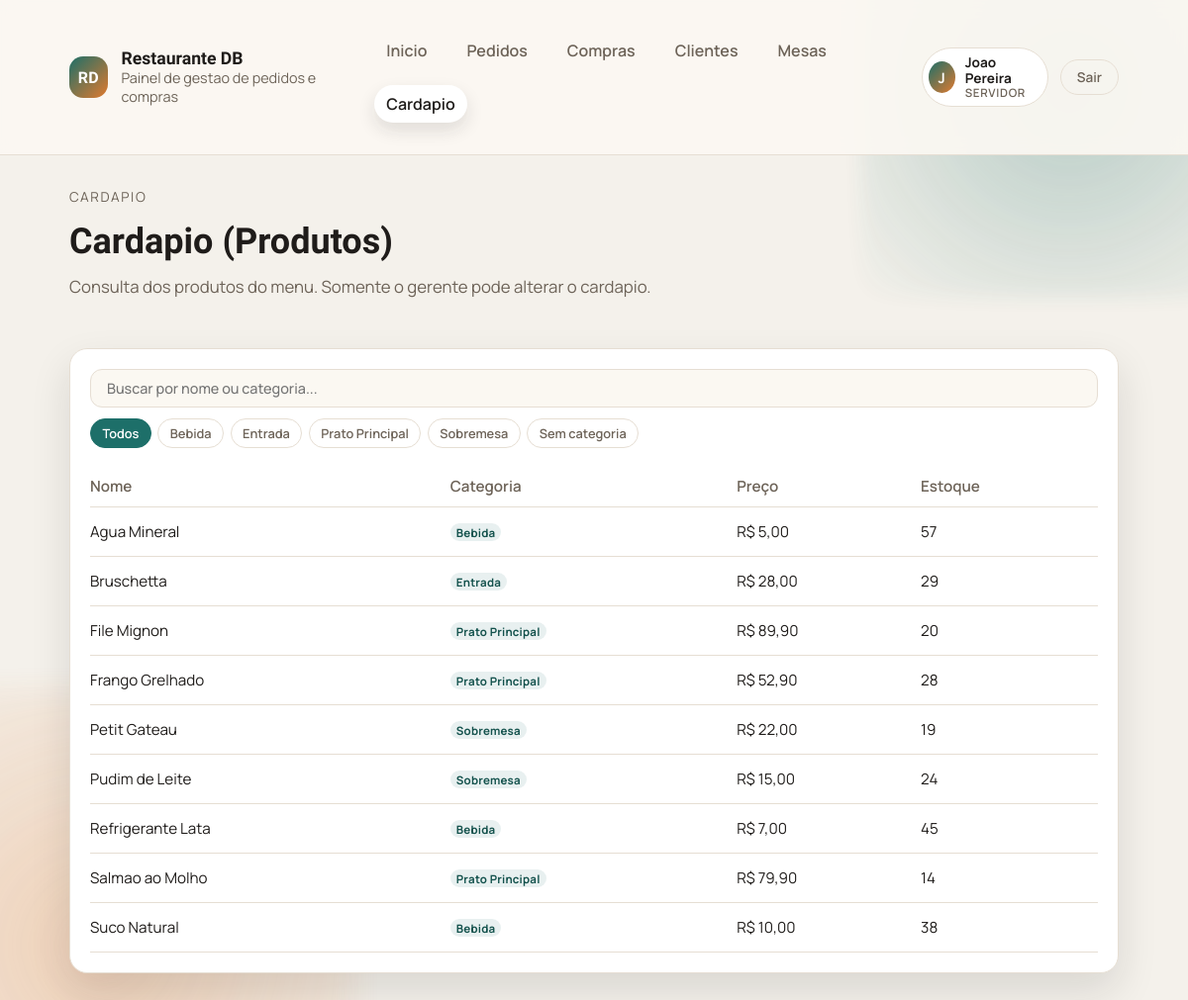
Page /cardapio (signed in) on the committed database.
### tables this page shows
CREATE TABLE categorias (
    id_categoria INTEGER PRIMARY KEY AUTOINCREMENT,
    nome TEXT NOT NULL
);

CREATE TABLE produtos (
    id_produto INTEGER PRIMARY KEY AUTOINCREMENT,
    nome TEXT NOT NULL,
    descricao TEXT,
    preco NUMERIC NOT NULL,
    id_categoria INTEGER,
    estoque INTEGER DEFAULT 0,
    FOREIGN KEY (id_categoria) REFERENCES categorias(id_categoria)
);

### public/bd/auth.php (called while the page is built, shortened)
<?php
require_once __DIR__ . '/models.php';
function current_user(): ?array
{
    return $_SESSION['usuario'] ?? null;
}
function is_admin(): bool
{
    $user = current_user();
    return $user !== null && $user['perfil'] === 'admin';
}

### public/bd/models.php (called while the page is built, shortened)
<?php
$pdo = null;
function db_connect() {
    global $pdo;
    if (!$pdo) {
        $db_path = __DIR__ . '/../../database.sqlite';
        $pdo = get_sqlite_connection($db_path);
    }
    return $pdo;
}
function get_produtos() {
    $pdo = db_connect();
    $stmt = $pdo->query("SELECT p.*, c.nome as categoria_nome FROM produtos p LEFT JOIN categorias c ON p.id_categoria = c.id_categoria ORDER BY p.nome ASC");
    return $stmt->fetchAll();
}
function get_categorias() {
    $pdo = db_connect();
    $stmt = $pdo->query("SELECT * FROM categorias ORDER BY nome ASC");
    return $stmt->fetchAll();
}

### public/templates/cardapio.php (the view, shortened to what this page needs)
<?php
require_once __DIR__ . '/../bd/models.php';
require_once __DIR__ . '/../bd/auth.php';
$produtos = get_produtos();
$categorias = get_categorias();
$pode_gerenciar = is_admin();
?><!doctype html>
<html lang="pt-BR">
<head>
    <link rel="stylesheet" href="/style.css">
</head>
<body>
    <?php $active = '/cardapio'; require __DIR__ . '/partials/topbar.php'; ?>
    <main class="container">
        <section class="page-header">
            <div>
                <p class="eyebrow">Cardapio</p>
                <h1><?= $pode_gerenciar ? 'Gerenciar Cardapio (Produtos)' : 'Cardapio (Produtos)' ?></h1>
                <p class="lead"><?= $pode_gerenciar ? 'Produtos disponiveis no menu e em estoque.' : 'Consulta dos produtos do menu. Somente o gerente pode alterar o cardapio.' ?></p>
            </div>
        </section>
        <section class="layout"<?= $pode_gerenciar ? '' : ' style="grid-template-columns: 1fr;"' ?>>
            <div class="table-card">
                <div class="cardapio-toolbar">
                    <input
                        type="text"
                        id="busca-prod"
                        class="search-input"
                        placeholder="Buscar por nome ou categoria..."
                        autocomplete="off"
                    >
                    <div class="cat-tabs" id="cat-tabs">
                        <button class="cat-tab active" type="button" data-cat="">Todos</button>
                        <?php foreach ($categorias as $cat): ?>
                        <button class="cat-tab" type="button" data-cat="<?= htmlspecialchars((string)$cat['nome']) ?>">
                            <?= htmlspecialchars((string)$cat['nome']) ?>
                        </button>
                        <?php endforeach; ?>
                        <button class="cat-tab" type="button" data-cat="__sem__">Sem categoria</button>
                    </div>
                </div>
                <table>
                    <thead>
                        <tr>
                            <th>Nome</th>
                            <th>Categoria</th>
                            <th>Preço</th>
                            <th>Estoque</th>
                        </tr>
                    </thead>
                    <tbody id="tabela-body">
                        <?php foreach ($produtos as $p):
                            $cat_nome = (string)($p['categoria_nome'] ?? '');
                        ?>
                        <tr
                            data-nome="<?= htmlspecialchars(strtolower($p['nome'])) ?>"
                            data-cat="<?= $cat_nome !== '' ? htmlspecialchars($cat_nome) : '__sem__' ?>"
                        >
                            <td><?= htmlspecialchars((string)$p['nome']) ?></td>
                            <td>
                                <?php if ($cat_nome !== ''): ?>
                                <span class="cat-badge"><?= htmlspecialchars($cat_nome) ?></span>
                                <?php else: ?>
                                <span class="cell-sub">—</span>
                                <?php endif; ?>
                            </td>
                            <td>R$ <?= number_format((float)$p['preco'], 2, ',', '.') ?></td>
                            <td><?= (int)$p['estoque'] <= 0 ? '<span class="text-danger">Esgotado</span>' : htmlspecialchars((string)$p['estoque']) ?></td>
                        </tr>
                        <?php endforeach; ?>
                    </tbody>
                </table>
            </div>
        </section>
    </main>
</body>
</html>

### public/style.css (style rules this page uses)
:root { --bg: #f4f1eb; --bg-alt: #fbf8f2; --ink: #1f1c1a; --muted: #6d6358; --brand: #1d6f69; --brand-dark: #14524d; --accent: #e07a2f; --card: #ffffff; --border: #e6ded3; --shadow: 0 18px 40px rgba(26, 24, 22, 0.12); --radius: 18px; --radius-sm: 12px; --max: 1100px; }
* { box-sizing: border-box; }
body { margin: 0; font-family: "Manrope", "Segoe UI", sans-serif; background: var(--bg); color: var(--ink); min-height: 100vh; position: relative; }
body::before, body::after { content: ""; position: fixed; inset: auto; z-index: -1; pointer-events: none; opacity: 0.8; }
body::before { width: 420px; height: 420px; top: -120px; right: -90px; background: radial-gradient(circle, rgba(29, 111, 105, 0.35), rgba(29, 111, 105, 0)); filter: blur(10px); }
body::after { width: 520px; height: 520px; bottom: -200px; left: -160px; background: radial-gradient(circle, rgba(224, 122, 47, 0.35), rgba(224, 122, 47, 0)); filter: blur(14px); }
p { line-height: 1.6; margin: 0; }
.container { max-width: var(--max); margin: 0 auto; padding: 32px 20px; }
.eyebrow { font-size: 0.85rem; text-transform: uppercase; letter-spacing: 0.12em; color: var(--muted); margin-bottom: 12px; }
h1, h2, h3 { font-family: "Unbounded", sans-serif; margin: 0 0 12px; }
h1 { font-size: clamp(2rem, 3vw, 2.7rem); }
.lead { font-size: 1.05rem; color: var(--muted); margin-bottom: 20px; }
.page-header { display: flex; align-items: flex-start; justify-content: space-between; gap: 20px; flex-wrap: wrap; }
.layout { display: grid; grid-template-columns: minmax(0, 1.4fr) minmax(0, 0.9fr); gap: 22px; margin-top: 28px; }
.table-card, .form-card { background: var(--card); border: 1px solid var(--border); border-radius: var(--radius); padding: 20px; box-shadow: var(--shadow); }
table { width: 100%; border-collapse: collapse; font-size: 0.95rem; }
thead th { text-align: left; color: var(--muted); font-weight: 600; padding: 10px 0; border-bottom: 1px solid var(--border); }
tbody td { padding: 14px 0; border-bottom: 1px solid var(--border); vertical-align: top; }
input, select, textarea { width: 100%; padding: 10px 12px; border-radius: 12px; border: 1px solid var(--border); background: var(--bg-alt); font-family: "Manrope", sans-serif; font-weight: 500; color: var(--ink); }
.hero > *, .card, .table-card, .form-card { animation: rise 0.6s ease both; }
.cardapio-toolbar { display: flex; flex-direction: column; gap: 0.7rem; margin-bottom: 1.1rem; }
.search-input { width: 100%; padding: 0.58rem 1rem; border: 1.5px solid var(--border); border-radius: var(--radius-sm); font-family: inherit; font-size: 0.9rem; background: var(--bg-alt); color: var(--ink); outline: none; transition: border-color 0.15s, background 0.15s; }
.cat-tabs { display: flex; gap: 0.4rem; flex-wrap: wrap; }
.cat-tab { padding: 0.28em 0.9em; border-radius: 999px; border: 1.5px solid var(--border); background: var(--card); color: var(--muted); font: inherit; font-size: 0.8rem; font-weight: 600; cursor: pointer; transition: all 0.14s; line-height: 1.6; }
.cat-tab.active { background: var(--brand); border-color: var(--brand); color: #fff; }
.cat-badge { display: inline-block; padding: 0.13em 0.52em; border-radius: 999px; font-size: 0.72rem; font-weight: 700; background: rgba(29,111,105,0.1); color: var(--brand-dark); letter-spacing: 0.02em; white-space: nowrap; vertical-align: middle; }

### rows in the picture
categorias: nome "Bebida"
categorias: nome "Entrada"
categorias: nome "Prato Principal"
categorias: nome "Sobremesa"
produtos: nome "Agua Mineral", id_categoria.nome "Bebida", preco "5,00", estoque "57"
produtos: nome "Bruschetta", id_categoria.nome "Entrada", preco "28,00", estoque "29"
produtos: nome "File Mignon", id_categoria.nome "Prato Principal", preco "89,90", estoque "20"
produtos: nome "Frango Grelhado", id_categoria.nome "Prato Principal", preco "52,90", estoque "28"
produtos: nome "Petit Gateau", id_categoria.nome "Sobremesa", preco "22,00", estoque "19"
produtos: nome "Pudim de Leite", id_categoria.nome "Sobremesa", preco "15,00", estoque "24"
produtos: nome "Refrigerante Lata", id_categoria.nome "Bebida", preco "7,00", estoque "45"
produtos: nome "Salmao ao Molho", id_categoria.nome "Prato Principal", preco "79,90", estoque "14"
produtos: nome "Suco Natural", id_categoria.nome "Bebida", preco "10,00", estoque "38"

### other values in the picture
$label "Inicio"
$label "Pedidos"
$label "Compras"
$label "Clientes"
$label "Mesas"
$label "Cardapio"
substr((string)$user['nome'], 0, 1) "J"
$user['nome'] "Joao Pereira"
